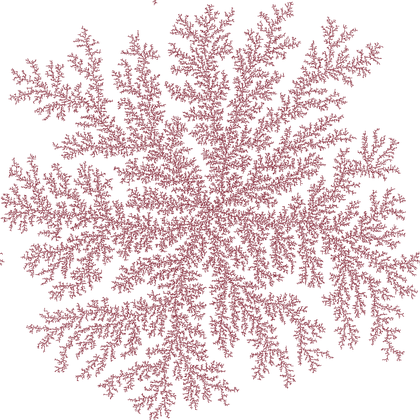
%> input picture Fractalis__Dla/frames/Working DLA.png, 420 x 420 px, shrunk from 1000 x 1000 before the run
$ octave --eval "result = Ray;"   (GNU Octave 9; MATLAB toolbox functions it lacks are replaced by stand-ins)
%> lines starting %> are read from the running program, lines starting %| are printed output that depends on the picture; in (x1, y1, x2, y2) boxes, pixels count from 0 and x2, y2 are one past the last pixel; in counts of white or black regions, pixels touching at a corner belong together; the program's own positions count from 1
## Copyright (C) 2018 Davide
##
## This program is free software; you can redistribute it and/or modify it
## under the terms of the GNU General Public License as published by
## the Free Software Foundation; either version 3 of the License, or
## (at your option) any later version.
##
## This program is distributed in the hope that it will be useful,
## but WITHOUT ANY WARRANTY; without even the implied warranty of
## MERCHANTABILITY or FITNESS FOR A PARTICULAR PURPOSE.  See the
## GNU General Public License for more details.
##
## You should have received a copy of the GNU General Public License
## along with this program.  If not, see <http://www.gnu.org/licenses/>.

## -*- texinfo -*-
## @deftypefn {Function File} {@var{retval} =} Ray (@var{input1}, @var{input2})
##
## @seealso{}
## @end deftypefn

## Author: Davide <davide@davide-X556UV>
## Created: 2018-04-18

function r = Ray ()
pkg load image
wiIm = "~/Dropbox/SC/dati/Fractalis/Fractalis__Dla_or/frames/Working DLA.png";
  count = 0;
  I = imread(wiIm);
%> I is the input picture: size 420x420x3 uint8; mean R, G, B 234.5, 218.9, 221.5
  I(find(I!=255)) = 1;
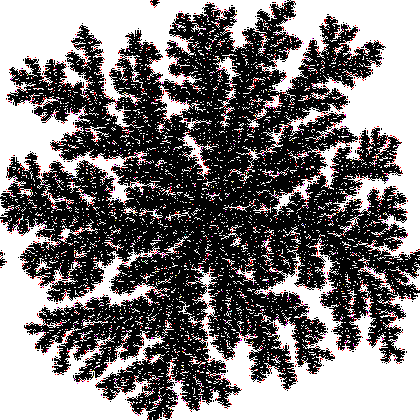
%> I: size 420x420x3 uint8; mean R, G, B 127.2, 122.9, 123.4
  I(find(I==255)) = 0;
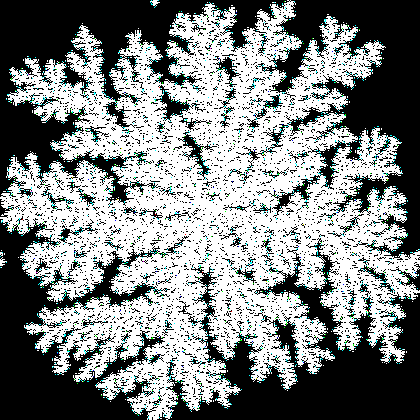
%> I: size 420x420x3 uint8; mean R, G, B 0.503, 0.52, 0.518; drawn with 1 as white
  ystart = size(I)(2)/2;
%> ystart = 210
  xstart = size(I)(1)/2*size(I)(2);
%> xstart = 88200
  size = size(I)(2);
%> size = 420
  out =  [];
  for R = 0:2:6
     for i = -R:1:R
        for j = -R:1:R
         y = ystart + j;
        x = xstart  + i*size;
        count+=I(x+y);
       endfor
      endfor
    out = [out; [R, count]];
   endfor
%> this loop made 4 passes
%> out on passes 1 to 4: [0 1], [0 1; 2 26], [0 1; 2 26; 4 106], [0 1; 2 26; 4 106; 6 255]
%> after the loop, count = 255
   save NvsR.dat out

endfunction
%> (the run ends here)

$ run again, with Fractalis__Dla/frames/r=620s=20000.png copied over Fractalis__Dla/frames/Working DLA.png
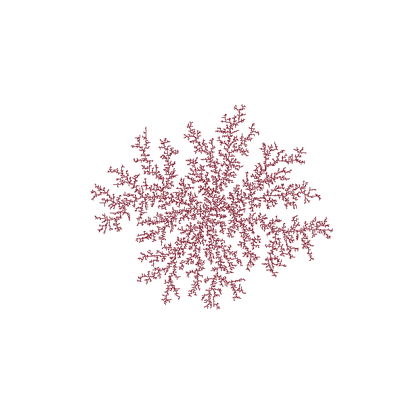
%> input picture Fractalis__Dla/frames/r=620s=20000.png, 420 x 420 px, shrunk from 620 x 620 before the run
%> in Ray, I is the input picture: size 420x420x3 uint8; mean R, G, B 249.6, 245.5, 246.2
%> in Ray, `I(find(I!=255)) = 1;`:
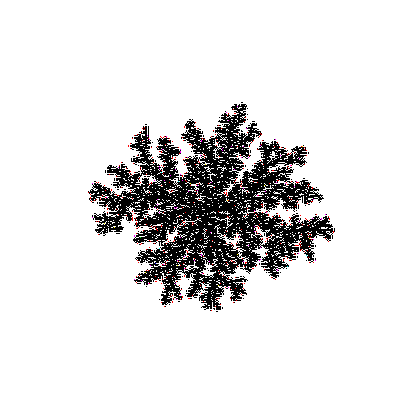
%> I: size 420x420x3 uint8; 11.71% of pixels changed, all inside (x1, y1, x2, y2) = (88, 102, 335, 312)
%> in Ray, `I(find(I==255)) = 0;`:
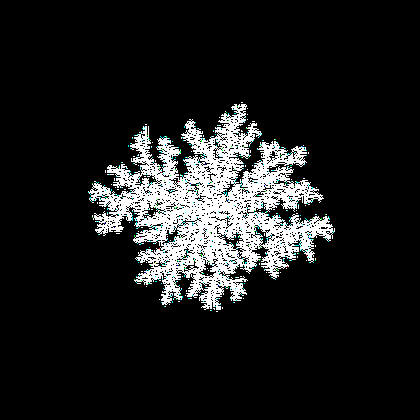
%> I: size 420x420x3 uint8; mean R, G, B 0.114, 0.117, 0.116; drawn with 1 as white
%> the loop in Ray, `for R = 0:2:6` made 4 passes
%> out on passes 1 to 4: [0 1], [0 1; 2 26], [0 1; 2 26; 4 99], [0 1; 2 26; 4 99; 6 252]
%> after the loop in Ray, `for R = 0:2:6`: count = 252
